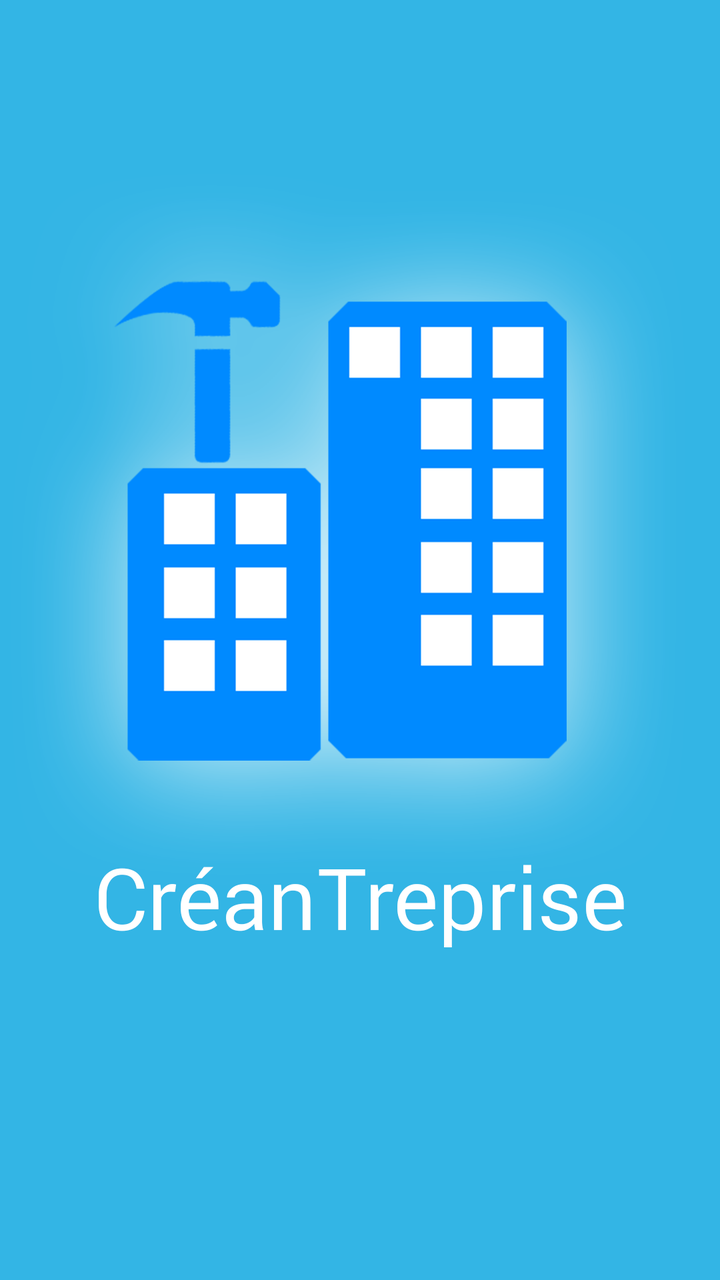
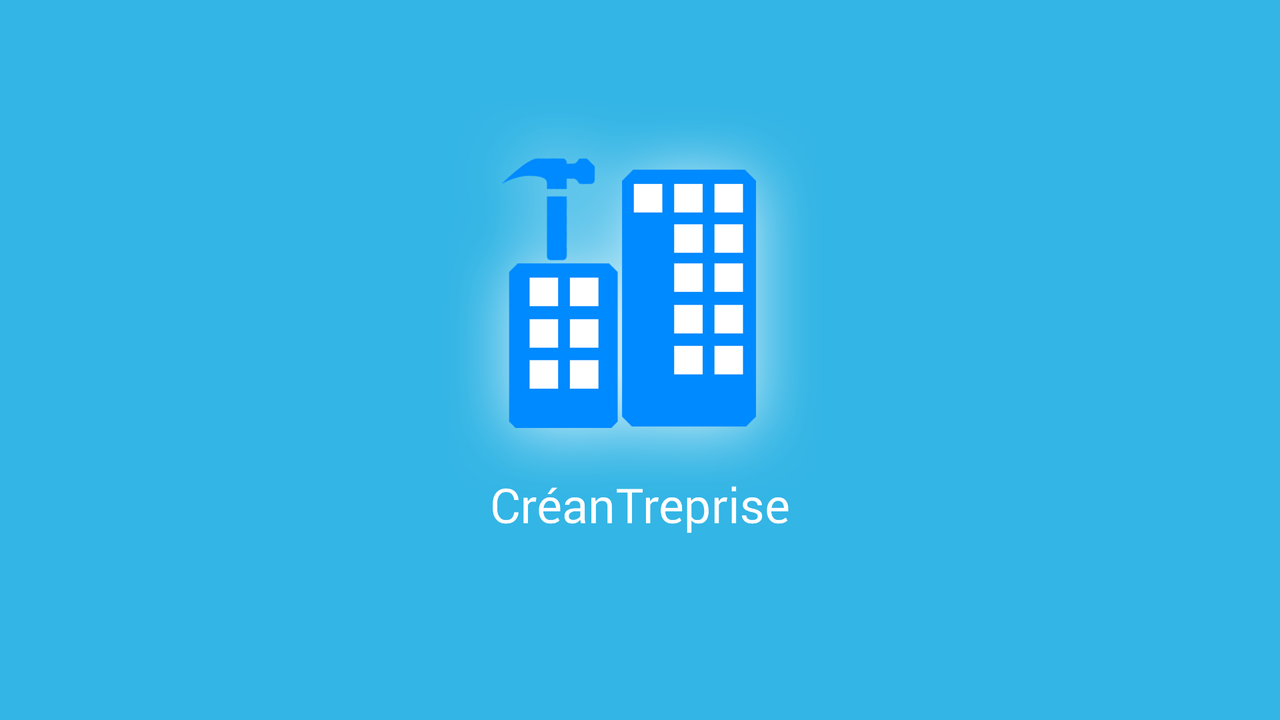

First picture: res/layout/ on a phone held upright. Second picture: the repository's own variant of that layout, on a device whose configuration matches the variant's folder. Source for both follows.
<!-- AndroidManifest.xml: application theme AppTheme -->
<!-- res/layout/activity_splash.xml -->
<RelativeLayout xmlns:android="http://schemas.android.com/apk/res/android"
    xmlns:tools="http://schemas.android.com/tools"
    android:background="@drawable/splash"
    android:layout_width="match_parent"
    android:layout_height="match_parent"
    tools:context="${relativePackage}.${activityClass}" >

</RelativeLayout>
<!-- resources referenced by this layout -->
<resources>
  <!-- drawable splash: png bitmap (drawable, 162197 bytes) -->
  <style name="AppTheme" parent="AppBaseTheme">
          
      </style>
  <!-- from res/values-v11/ -->
  <style name="AppBaseTheme" parent="Theme.AppCompat.Light">
          
      </style>
</resources>
<!-- res/layout-land/activity_splash.xml (the repository's variant of the layout above) -->
<!-- drawn on the phone turned sideways -->
<RelativeLayout xmlns:android="http://schemas.android.com/apk/res/android"
    xmlns:tools="http://schemas.android.com/tools"
    android:layout_width="match_parent"
    android:layout_height="match_parent"
    tools:context="${relativePackage}.${activityClass}"
    android:background="#33b5e5">

    <ImageView
        android:layout_width="fill_parent"
        android:layout_height="wrap_content"
        android:id="@+id/logolancement"
       android:src="@drawable/splash"
        android:layout_alignParentTop="true"
        android:layout_centerHorizontal="true"
        android:scaleType="centerInside"/>
</RelativeLayout>
